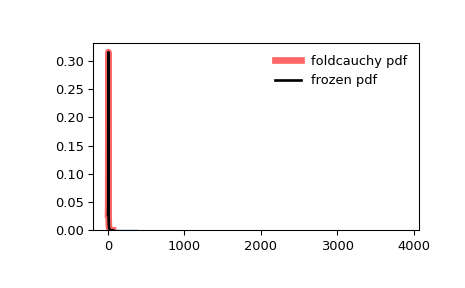

Here is the Python script that generated this plot:
from scipy.stats import foldcauchy
import matplotlib.pyplot as plt
fig, ax = plt.subplots(1, 1)

# Calculate the first four moments:

c = 4.72
mean, var, skew, kurt = foldcauchy.stats(c, moments='mvsk')

# Display the probability density function (``pdf``):

x = np.linspace(foldcauchy.ppf(0.01, c),
                foldcauchy.ppf(0.99, c), 100)
ax.plot(x, foldcauchy.pdf(x, c),
       'r-', lw=5, alpha=0.6, label='foldcauchy pdf')

# Alternatively, the distribution object can be called (as a function)
# to fix the shape, location and scale parameters. This returns a "frozen"
# RV object holding the given parameters fixed.

# Freeze the distribution and display the frozen ``pdf``:

rv = foldcauchy(c)
ax.plot(x, rv.pdf(x), 'k-', lw=2, label='frozen pdf')

# Check accuracy of ``cdf`` and ``ppf``:

vals = foldcauchy.ppf([0.001, 0.5, 0.999], c)
np.allclose([0.001, 0.5, 0.999], foldcauchy.cdf(vals, c))
# True

# Generate random numbers:

r = foldcauchy.rvs(c, size=1000)

# And compare the histogram:

ax.hist(r, density=True, histtype='stepfilled', alpha=0.2)
ax.legend(loc='best', frameon=False)
plt.show()
